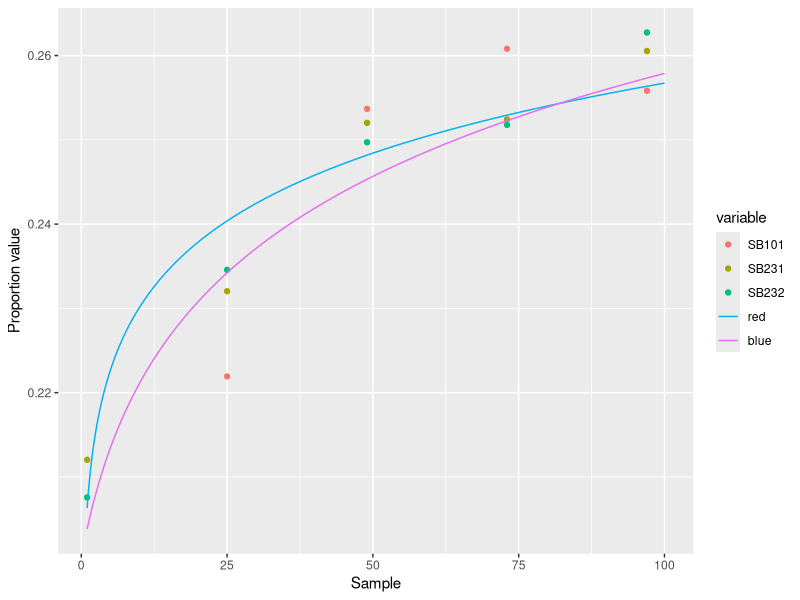

The R source for this figure:
sb_tri_alpha <- data.frame(
  SB101 = c(2.331, 3.95, 3.81, 4.314, 4.798), #SOYBEANS 101
  SB231 = c(3.109, 4.124, 3.779, 4.672, 4.864), #SOYBEANS 231
  SB232 = c(3.039, 4.752, 4.553, 4.217, 4.02) #SOYBEANS 232
)

sb_tri_beta <- data.frame(
  SB101 = c(10.086, 13.849, 11.209, 12.227, 13.957), #SOYBEANS 101
  SB231 = c(11.554, 13.649, 11.216, 13.837, 13.805), #SOYBEANS 231
  SB232 = c(11.602, 15.506, 13.68, 12.532, 11.28) #SOYBEANS 232
)

sb_tri_mean <- sb_tri_alpha / (sb_tri_alpha + sb_tri_beta)
sb_tri_mean$day <- c(1, 25, 49, 73, 97)

library(reshape2)
data <- melt(sb_tri_mean, id.vars = "day")
data <- data[2:15,]

exp_data <- data
exp_data$value <- exp(exp_data$value)

pt_data <- data
pt_data$day <- log(pt_data$day)
pt_data$value <- log(pt_data$value)

alpha <- cov(pt_data$value, pt_data$day) / sd(pt_data$day)^2
beta <- mean(pt_data$value) - alpha * mean(pt_data$day)
beta <- exp(beta)

x <- seq(from = 1, to = 100, by = 0.1)

cf <- c(-1.2499837190720555, -33.711218973385584, 0.27316860724079817, -2.3361746063775404)
#Erro quadrático médio => 3.033815285074885e-05

library(ggplot2)
#Analysis per sample
ggplot() +
  geom_point(aes(x = day, y = value, group = variable, color = variable), data = data) +
  xlab("Sample") + ylab("Proportion value") +
  geom_point() + geom_line() +
  geom_line(aes(x = x, y = beta * x ^ alpha, colour = "red")) +
  geom_line(aes(x = x, y = log10(x+5)/23 + 0.17, colour = "blue"))

#ggplot() +
#  geom_line(aes(x = x, y = beta * x ^ alpha, colour = "red"))
